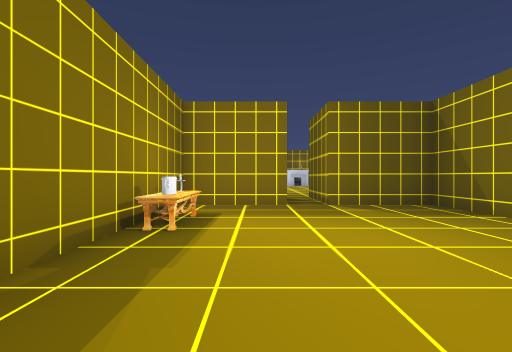
View 1 (above)

23 first-person views from a walk through a scene from a Unity 3-D project. The camera is 1.4 m above the floor, looks level and sees 85° across. Doors are open. The floor is counted in squares, 2 m on a side. Each view is taken from the middle of a square. On the plan, view 1 faces up. The plan holds only what a view shows up to about 9 squares ahead; the rest is blank. The place goes on beyond the plan. The player is left out. Some surface patterns are stand-ins.

View 2
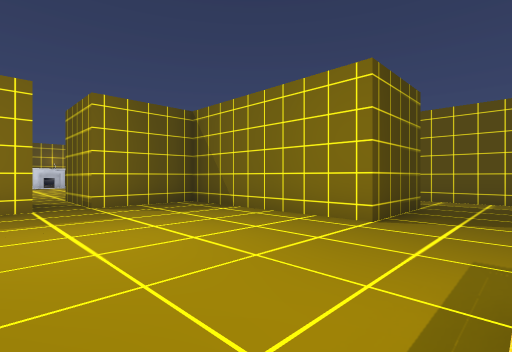

View 3
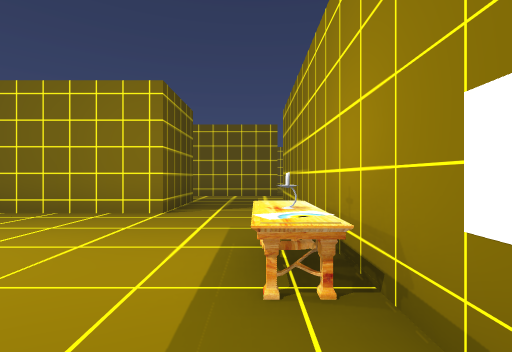

View 4
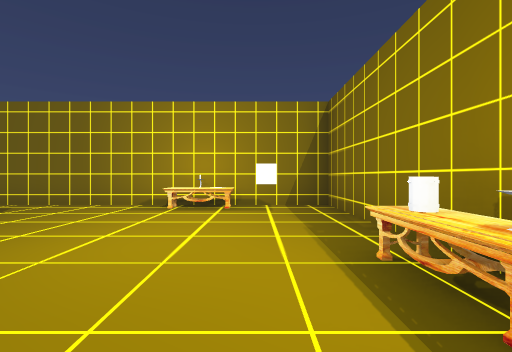

View 5
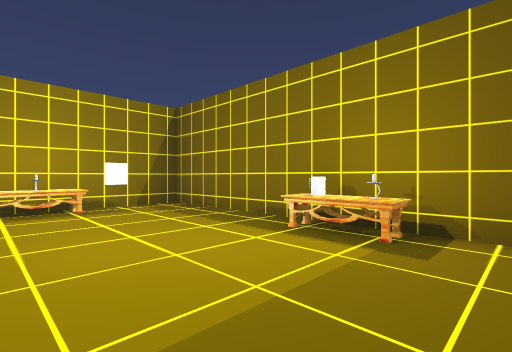

View 6
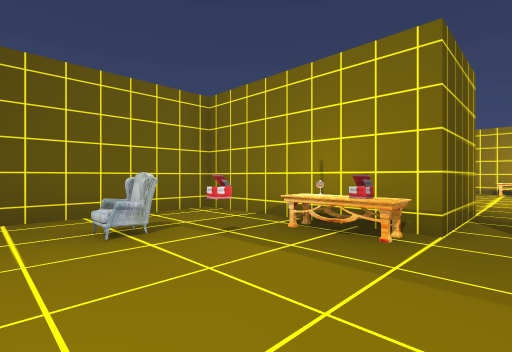

View 7
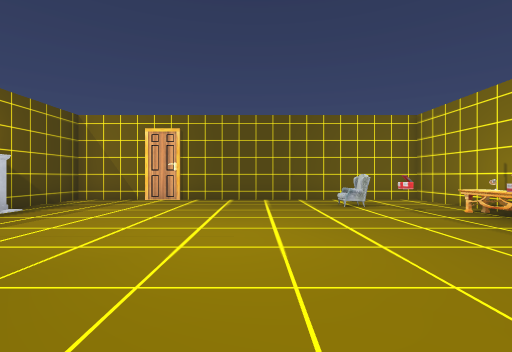

View 8
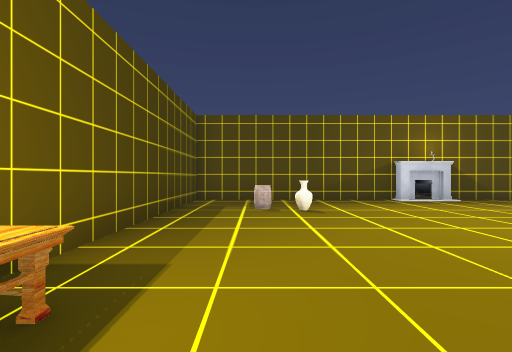

View 9
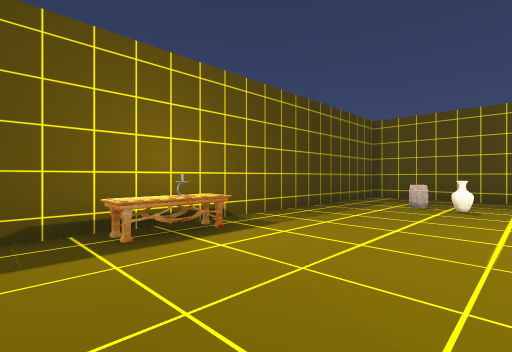

View 10
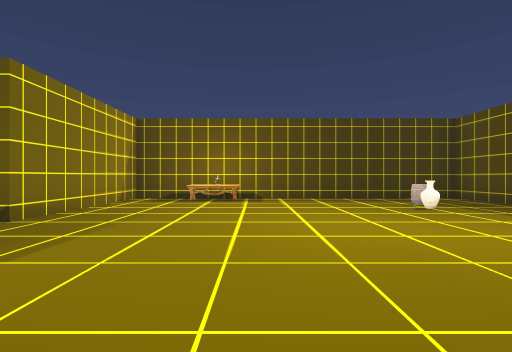

View 11
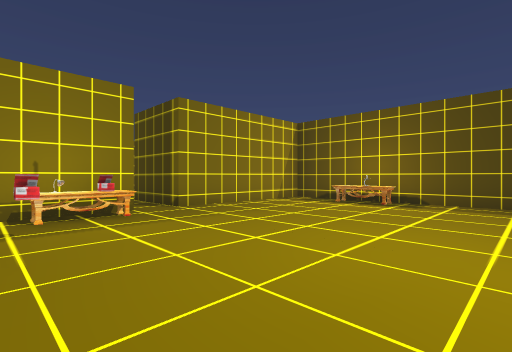

View 12
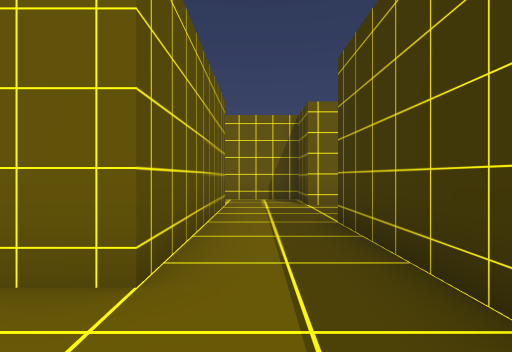

View 13
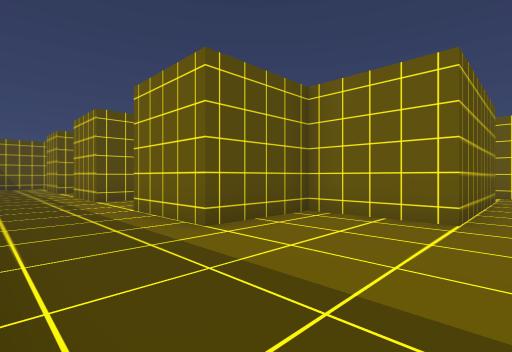

View 14
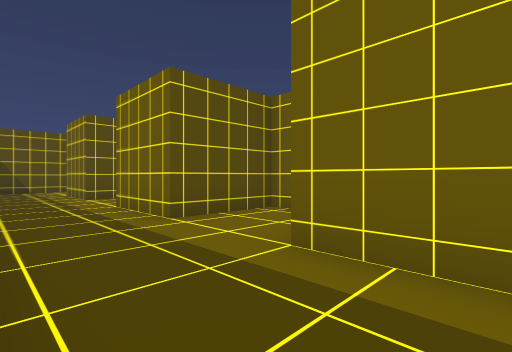

View 15
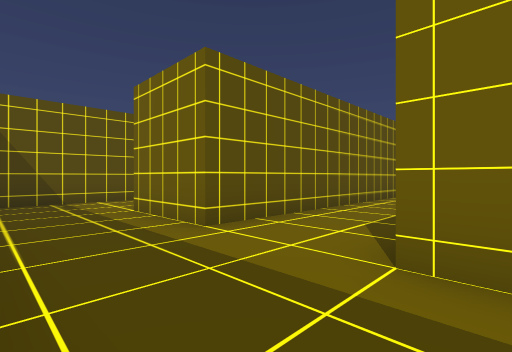

View 16
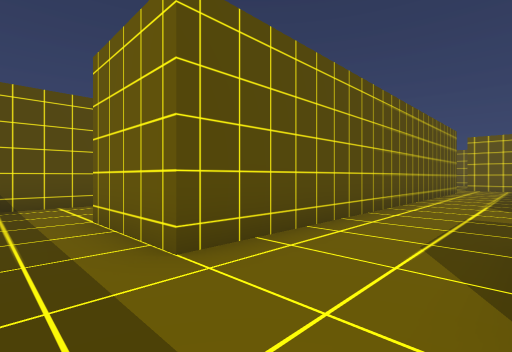

View 17
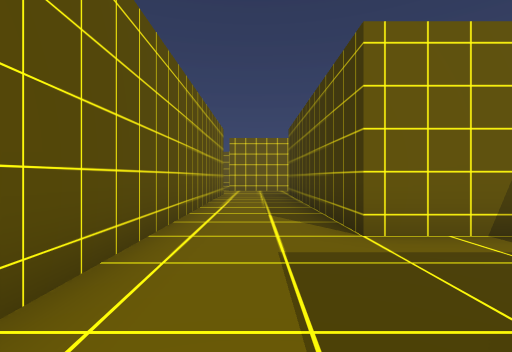

View 18
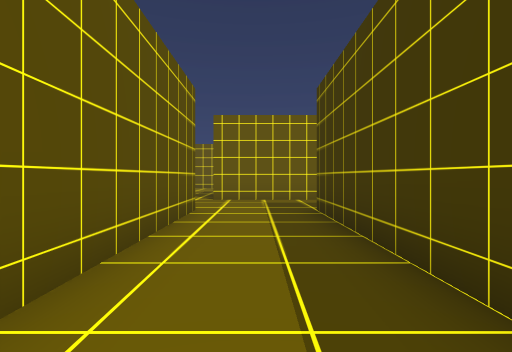

View 19
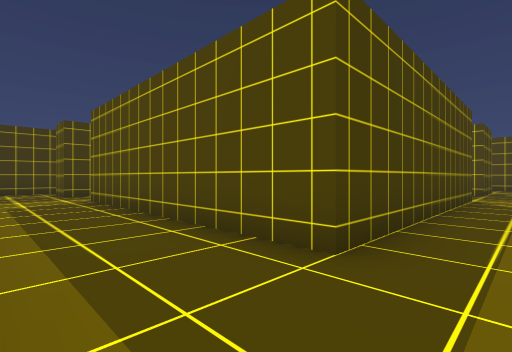

View 20
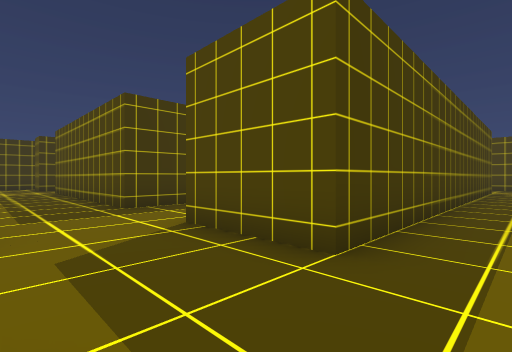

View 21
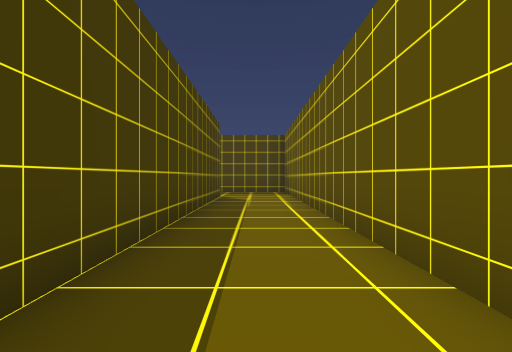

View 22
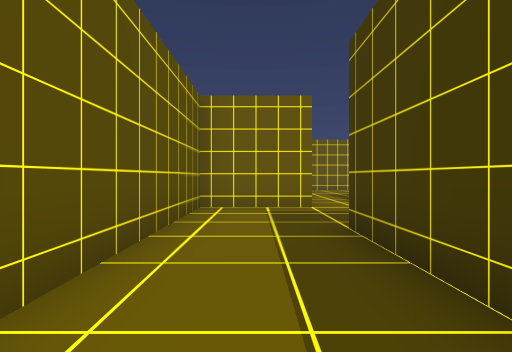

View 23
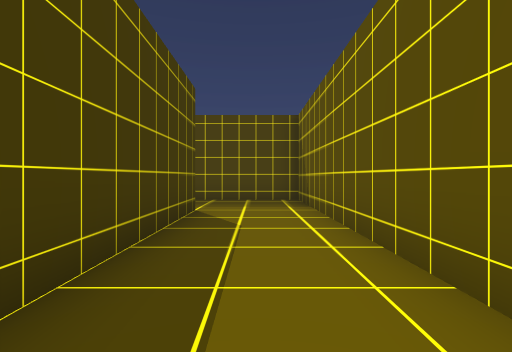

### Floor plan
Points are (right, up) in squares from view 1. A wall is a line through its corners. A room is listed if a view was taken in it or the views show most of it. See-through windows are left out.
Room 1 (views 1, 2, 3, 4, 5)
walls: (6.7, 1.7) (4.3, 1.7) (4.3, 6.7) (1.8, 6.7) (1.8, 9.3); (0.7, 9.3) (0.7, 6.7) (-1.8, 6.7) (-1.8, -0.7) (6.7, -0.7)
ways out: open door at (1.5, 9) to room 2; opening at (5.5, 0.5) to room 3
objects: cup (-1, 4); other object (-1, 5); candle (1, 0); table (2, 0)
Room 2 (views 6, 7, 8, 9, 10, 11)
walls: (2.1, 19.3) (-3.7, 19.3) (-3.7, 9.3) (0.7, 9.3); (1.8, 9.3) (6.2, 9.3) (6.2, 19.3) (3.8, 19.3)
ways out: open door at (1.5, 9) to room 1
objects: table (-3, 11); other object (-3, 12); barrel (-2, 17); vase (-1, 17); other object (2, 10); other object (3, 10); fireplace (3, 19); ammo (4, 11); armchair (5, 12)
Room 3 (views 12, 13, 14, 15, 16, 17, 18, 19, 20, 21, 22, 23)
walls: (17, 1.8) (18.7, 1.8) (18.7, -5.7) (11.2, -5.7); (15.6, 4.2) (16.2, 4.2) (16.2, 6.7) (18.8, 6.7); (21.2, 6.7) (23.8, 6.7) (23.8, -5.7) (21.2, -5.7) (21.2, 6.7); (26.3, -1.8) (26.3, 9.3) (23.1, 9.3); (8.7, -0.8) (8.7, 4.2) (11.2, 4.2) (11.2, 6.7) (13.8, 6.7); (18.1, -8.2) (21.2, -8.2); (6.7, -0.7) (6.7, -2.3) (9, -2.3); (6.7, 4.8) (6.7, 1.7); (23.8, -8.2) (26.3, -8.2) (26.3, -3.2)
ways out: opening at (5.5, 0.5) to room 1; opening at (9, -1.5); opening at (22.5, -9.5)

Positions as (right, up) in squares from view 1, and headings:
1: (0, 0), facing up
2: (0, 0), facing up-right
3: (-1, 0), facing right
4: (0, 6), facing down
5: (2, 6), facing down-left
6: (1, 13), facing down-right
7: (-2, 14), facing right
8: (-2, 11), facing up
9: (0, 10), facing up-left
10: (5, 13), facing left
11: (4, 15), facing down-left
12: (8, 6), facing down
13: (8, 9), facing down-right
14: (12, 9), facing down-right
15: (18, 9), facing down-right
16: (19, 8), facing down-right
17: (20, 5), facing down
18: (20, 0), facing down
19: (20, -8), facing up-left
20: (25, -8), facing up-left
21: (25, -3), facing up
22: (25, -2), facing down
23: (25, 1), facing up
